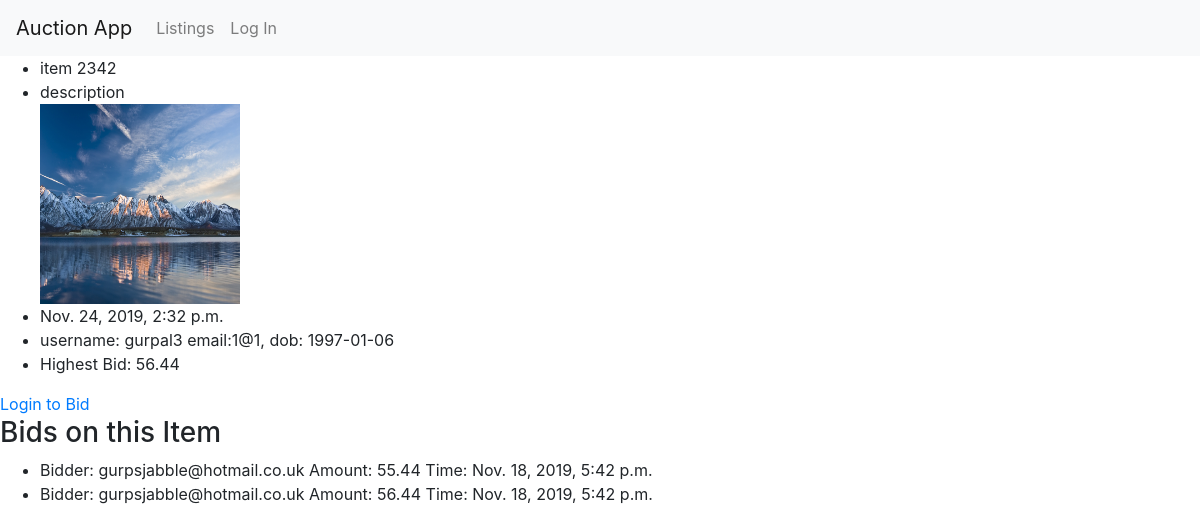
Screenshot of /auction/listings/12 with the database file from the repository.
### auction/models.py (models this page shows)
class Item(models.Model):
  title = models.CharField(max_length=100)
  description = models.CharField(max_length=100)
  image = models.ImageField(upload_to='gallery', blank=True, null=True)
  endDateTime = models.DateTimeField(default=now, editable=True)
  userProfile = models.ForeignKey(UserProfile, on_delete=models.CASCADE)
  price = models.DecimalField(max_digits=8, decimal_places=2, default=0.99)

class UserProfile(User):
    dob = models.DateField(max_length=8)
    def __str__(self):
          return "username: " + self.username +  '\nemail:' + self.email + ", \ndob: " + str(self.dob)

class Bid(models.Model):
  userProfile = models.ForeignKey(UserProfile, on_delete=models.CASCADE)
  item = models.ForeignKey(Item, on_delete=models.CASCADE)
  amount = models.DecimalField(max_digits=8, decimal_places=2)
  bidDateTime = models.DateTimeField()

### auction/views.py (the view)
# urls.py: path('listings/<int:itemid>', views.listing, name='listing'),
def listing(request, itemid):
    item = Item.objects.get(pk=itemid)
    bids = Bid.objects.filter(item = itemid);
    context = {
        'item': item,
        'bids': bids
    }
    return render(request, 'auction/listing.html', context)

### auction/templates/auction/listing.html (shortened to what this page needs)
{% load static %}
<!DOCTYPE html>
<html>
  <head>
    <link
      rel="stylesheet"
      type="text/css"
      href="{% static 'auction/listings.css' %}"
    />
    <link
      rel="stylesheet"
      href="https://maxcdn.bootstrapcdn.com/bootstrap/4.1.3/css/bootstrap.min.css"
    />
  </head>
  <body>
    <nav class="navbar navbar-expand-lg navbar-light bg-light">
      <a class="navbar-brand" href="/auction/">Auction App</a>
      <div class="collapse navbar-collapse" id="navbarSupportedContent">
        <ul class="navbar-nav mr-auto">
          <li class="nav-item">
            <a class="nav-link" href="/auction/listings"
              >Listings <span class="sr-only">(current)</span></a
            >
          </li>
          {% if request.session.username is None %}
          <li class="nav-item">
            <a class="nav-link" href="/auction/login"
              >Log In <span class="sr-only">(current)</span></a
            >
          </li>
          {% endif %}
        </ul>
      </div>
    </nav>
    {% if item %}
    <ul id="item" itemid="{{item.id}}">
      <li>{{ item.title }}</li>
      <li>{{ item.description }}</li>
      <img src="{{ item.image.url }}" width="200px" height="200px" />
      <li>{{ item.endDateTime }}</li>
      <li>{{ item.userProfile }}</li>
      <li>Highest Bid: {{ item.price }}</li>
    </ul>
    {% if request.session.username %}
    <input
      id="bid-amount"
      type="number"
      name="number"
      value="{{ item.price }}"
    />
    <button type="button" name="button" onclick="bidOnItem()">Bid</button>
    <br /><br />
    {% else %}
    <a href="/auction/login">Login to Bid</a>
    {% endif %} {% else %}
    <p>item doesnt exist</p>
    {% endif %} {% if bids %}
    <h3>Bids on this Item</h3>
    <ul>
      {% for bid in bids %}
      <li>
        Bidder: {{bid.userProfile.email}} Amount: {{bid.amount}} Time:
        {{bid.bidDateTime}}
      </li>
      {% endfor %}
    </ul>
    {% endif %}
  </body>
</html>

### rows the page displays
Item: title "item 2342", description "description", image (picture), endDateTime "Nov. 24, 2019, 2:32 p.m.", userProfile "username: gurpal3 email:1@1, dob: 1997-01-06", price "56.44"
Bid: userProfile.email "gurpsjabble@hotmail.co.uk", amount "55.44", bidDateTime "Nov. 18, 2019, 5:42 p.m."
Bid: userProfile.email "gurpsjabble@hotmail.co.uk", amount "56.44", bidDateTime "Nov. 18, 2019, 5:42 p.m."
